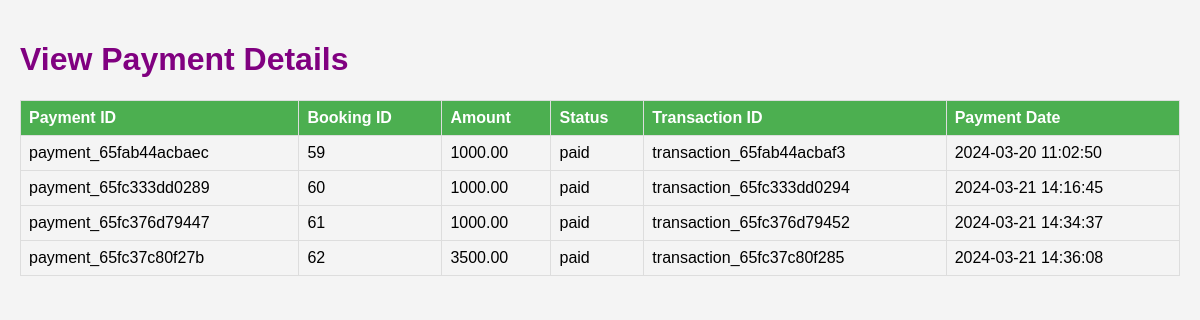
Page /view_payment.php on the committed database.
### tables this page shows
CREATE TABLE `payments` (
  `payment_id` varchar(255) NOT NULL,
  `booking_id` int(11) DEFAULT NULL,
  `amount` decimal(10,2) DEFAULT NULL,
  `status` varchar(50) DEFAULT NULL,
  `transaction_id` varchar(255) DEFAULT NULL,
  `payment_date` datetime DEFAULT NULL,
  `customer_id` int(11) DEFAULT NULL
);

### view_payment.php (the view, shortened to what this page needs)
<!DOCTYPE html>
<html lang="en">
<head>
</head>
<body>
    <h1>View Payment Details</h1>
    <?php
    $host = "localhost";
    $username_db = "root";
    $password_db = "";
    $database = "thegymdb";
    $con = mysqli_connect($host, $username_db, $password_db, $database);
    $query_payment_info = "SELECT * FROM payments";
    $stmt_payment_info = mysqli_prepare($con, $query_payment_info);
    if ($stmt_payment_info) {
        if (mysqli_stmt_execute($stmt_payment_info)) {
            $result_payment_info = mysqli_stmt_get_result($stmt_payment_info);
            if ($result_payment_info) {
                if (mysqli_num_rows($result_payment_info) > 0) {
                    echo "<table>";
                    echo "<tr>";
                    echo "<th>Payment ID</th>";
                    echo "<th>Booking ID</th>";
                    echo "<th>Amount</th>";
                    echo "<th>Status</th>";
                    echo "<th>Transaction ID</th>";
                    echo "<th>Payment Date</th>";
                    echo "</tr>";
                    while ($row_payment = mysqli_fetch_assoc($result_payment_info)) {
                        echo "<tr>";
                        echo "<td>{$row_payment['payment_id']}</td>";
                        echo "<td>{$row_payment['booking_id']}</td>";
                        echo "<td>{$row_payment['amount']}</td>";
                        echo "<td>{$row_payment['status']}</td>";
                        echo "<td>{$row_payment['transaction_id']}</td>";
                        echo "<td>{$row_payment['payment_date']}</td>";
                        echo "</tr>";
                    }
                    echo "</table>";
                } else {
                    echo "No payment details found.";
                }
            } else {
                echo "Error fetching result: " . mysqli_error($con);
            }
        } else {
            echo "Error executing query: " . mysqli_stmt_error($stmt_payment_info);
        }
    } else {
        echo "Error preparing statement: " . mysqli_error($con);
    }
    ?>
</body>
</html>

### view_payment.php (style rules this page uses)
body { font-family: Arial, sans-serif; background-color: #f4f4f4; margin: 0; padding: 20px; }
h1 { color: purple; }
table { width: 100%; border-collapse: collapse; margin-top: 20px; }
th, td { border: 1px solid #ddd; padding: 8px; text-align: left; }
th { background-color: #4caf50; color: white; }

### rows in the picture
payments: payment_id "payment_65fab44acbaec", booking "59", amount "1000.00", status "paid", transaction "transaction_65fab44acbaf3", payment_date "2024-03-20 11:02:50"
payments: payment_id "payment_65fc333dd0289", booking "60", amount "1000.00", status "paid", transaction "transaction_65fc333dd0294", payment_date "2024-03-21 14:16:45"
payments: payment_id "payment_65fc376d79447", booking "61", amount "1000.00", status "paid", transaction "transaction_65fc376d79452", payment_date "2024-03-21 14:34:37"
payments: payment_id "payment_65fc37c80f27b", booking "62", amount "3500.00", status "paid", transaction "transaction_65fc37c80f285", payment_date "2024-03-21 14:36:08"
